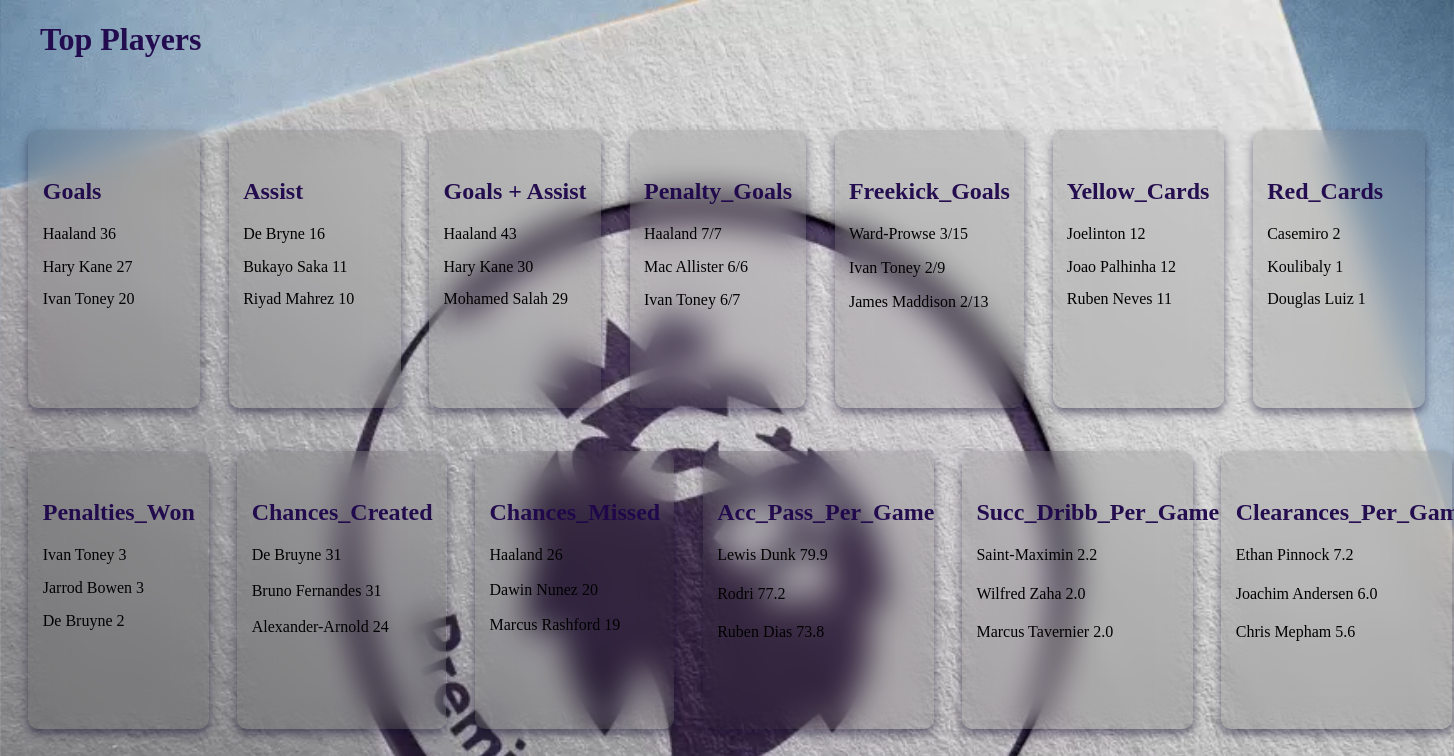
Screenshot of /statistics/ (signed in) with the database file from the repository.
### league/models.py (models this page shows)
class Statistics(models.Model):
    goals = models.CharField(max_length=200)
    assists = models.CharField(max_length=200)
    goals_assits = models.CharField(max_length=200)
    penalty_goals = models.CharField(max_length=200)
    freekick_goals = models.CharField(max_length=200)
    yellow_cards = models.CharField(max_length=200)
    red_cars = models.CharField(max_length=200)
    penalties_won = models.CharField(max_length=200)
    chances_created = models.CharField(max_length=200)
    chances_missed = models.CharField(max_length=200)
    acc_pass_per_g = models.CharField(max_length=200)
    succ_dribbles = models.CharField(max_length=200)
    clearances = models.CharField(max_length=200)
    clean_sheet = models.CharField(max_length=200)

### league/views.py (the view)
# urls.py: path('statistics/', views.stat, name='players-stat'),
@login_required(login_url='login')
def stat(request):
    stats = Statistics.objects.all()
    context = {'stats' : stats}
    return render(request, 'league/stat.html',context)

### league/templates/league/stat.html (shortened to what this page needs)
{% extends 'league/base.html' %}
{% load static %}
{% block base.css %} <link rel="stylesheet" href="{% static 'league/stat.css'%}"> {% endblock base.css %}
{% block body %}
<body>
    {% block header %}
        <header id="head">
                <h1>Top Players</h1>
        </header>
    {% endblock header %}
    <div id="main">
        <div id="domain">
            <div class="batch">
                <h2>Goals</h2>
                {% for items in stats %}
                <li>{{items.goals}}</li>
                {% endfor %}
            </div>
            <div class="batch">
                <h2>Assist</h2>
                {% for items in stats %}
                <li>{{items.assists}}</li>
                {% endfor %}
            </div>
            <div class="batch">
                <h2>Goals + Assist</h2>
                {% for items in stats %}
                <li>{{items.goals_assits}}</li>
                {% endfor %}
            </div>
            <div class="batch">
                <h2>Penalty_Goals</h2>
                {% for items in stats %}
                <li>{{items.penalty_goals}}</li>
                {% endfor %}
            </div>
            <div class="batch">
                <h2>Freekick_Goals</h2>
                {% for items in stats %}
                <li>{{items.freekick_goals}}</li>
                {% endfor %}
            </div>
            <div class="batch">
                <h2>Yellow_Cards</h2>
                {% for items in stats %}
                <li>{{items.yellow_cards}}</li>
                {% endfor %}
            </div>
            <div class="batch">
                <h2>Red_Cards</h2>
                {% for items in stats %}
                <li>{{items.red_cars}}</li>
                {% endfor %}
            </div>
        </div>
        <div id="co_domain">
            <div class="batch">
                <h2>Penalties_Won</h2>
                {% for items in stats %}
                <li>{{items.penalties_won}}</li>
                {% endfor %}
            </div>
            <div class="batch">
                <h2>Chances_Created</h2>
                {% for items in stats %}
                <li>{{items.chances_created}}</li>
                {% endfor %}
            </div>
            <div class="batch">
                <h2>Chances_Missed</h2>
                {% for items in stats %}
                <li>{{items.chances_missed}}</li>
                {% endfor %}
            </div>
            <div class="batch">
                <h2>Acc_Pass_Per_Game</h2>
                {% for items in stats %}
                <li>{{items.acc_pass_per_g}}</li>
                {% endfor %}
            </div>
            <div class="batch">
                <h2>Succ_Dribb_Per_Game</h2>
                {% for items in stats %}
                <li>{{items.succ_dribbles}}</li>
                {% endfor %}
            </div>
            <div class="batch">
                <h2>Clearances_Per_Game</h2>
                {% for items in stats %}
                <li>{{items.clearances}}</li>
                {% endfor %}
            </div>
        </div>
    </div>
</body>
{% endblock body %}

### league/static/league/stat.css (style rules this page uses)
body { margin: 0%; padding: 0%; background-image: url(images/log.webp); background-size: cover; }
#head { background-color: var(--bg-color); height: 10vh; padding-left: 40px; }
h1 { color: #1e064bf5; }
h2 { color: #1e064bf5; }
#main { height: 78vh; margin-right: 2%; }
#domain { width: 100%; height: 40%; display: flex; flex-direction: row; margin-top: 2%; }
#co_domain { width: 100%; display: flex; flex-direction: row; height: 40%; margin-top: 5%; }
.batch { width: 14.2%; height: 100%; margin-left: 2%; background-color: var(--bg-color); box-shadow: rgba(17, 12, 46, 0.5) 0px 5px 10px 0px; background: hsla(0, 45%, 2%, 0.1); backdrop-filter: blur(1rem); transition: all .40s ease; border-radius: 10px; padding-left: 1%; padding-right: 1%; padding-top: 2%; }
li { list-style: none; margin-top: 10%; }

### rows the page displays
Statistics: goals "Haaland 36", assists "De Bryne 16", goals_assits "Haaland 43", penalty_goals "Haaland 7/7", freekick_goals "Ward-Prowse 3/15", yellow_cards "Joelinton 12", red_cars "Casemiro 2", penalties_won "Ivan Toney 3", chances_created "De Bruyne 31", chances_missed "Haaland 26", acc_pass_per_g "Lewis Dunk 79.9", succ_dribbles "Saint-Maximin 2.2", clearances "Ethan Pinnock 7.2"
Statistics: goals "Hary Kane 27", assists "Bukayo Saka 11", goals_assits "Hary Kane 30", penalty_goals "Mac Allister 6/6", freekick_goals "Ivan Toney 2/9", yellow_cards "Joao Palhinha 12", red_cars "Koulibaly 1", penalties_won "Jarrod Bowen 3", chances_created "Bruno Fernandes 31", chances_missed "Dawin Nunez 20", acc_pass_per_g "Rodri 77.2", succ_dribbles "Wilfred Zaha 2.0", clearances "Joachim Andersen 6.0"
Statistics: goals "Ivan Toney 20", assists "Riyad Mahrez 10", goals_assits "Mohamed Salah 29", penalty_goals "Ivan Toney 6/7", freekick_goals "James Maddison 2/13", yellow_cards "Ruben Neves 11", red_cars "Douglas Luiz 1", penalties_won "De Bruyne 2", chances_created "Alexander-Arnold 24", chances_missed "Marcus Rashford 19", acc_pass_per_g "Ruben Dias 73.8", succ_dribbles "Marcus Tavernier 2.0", clearances "Chris Mepham 5.6"
